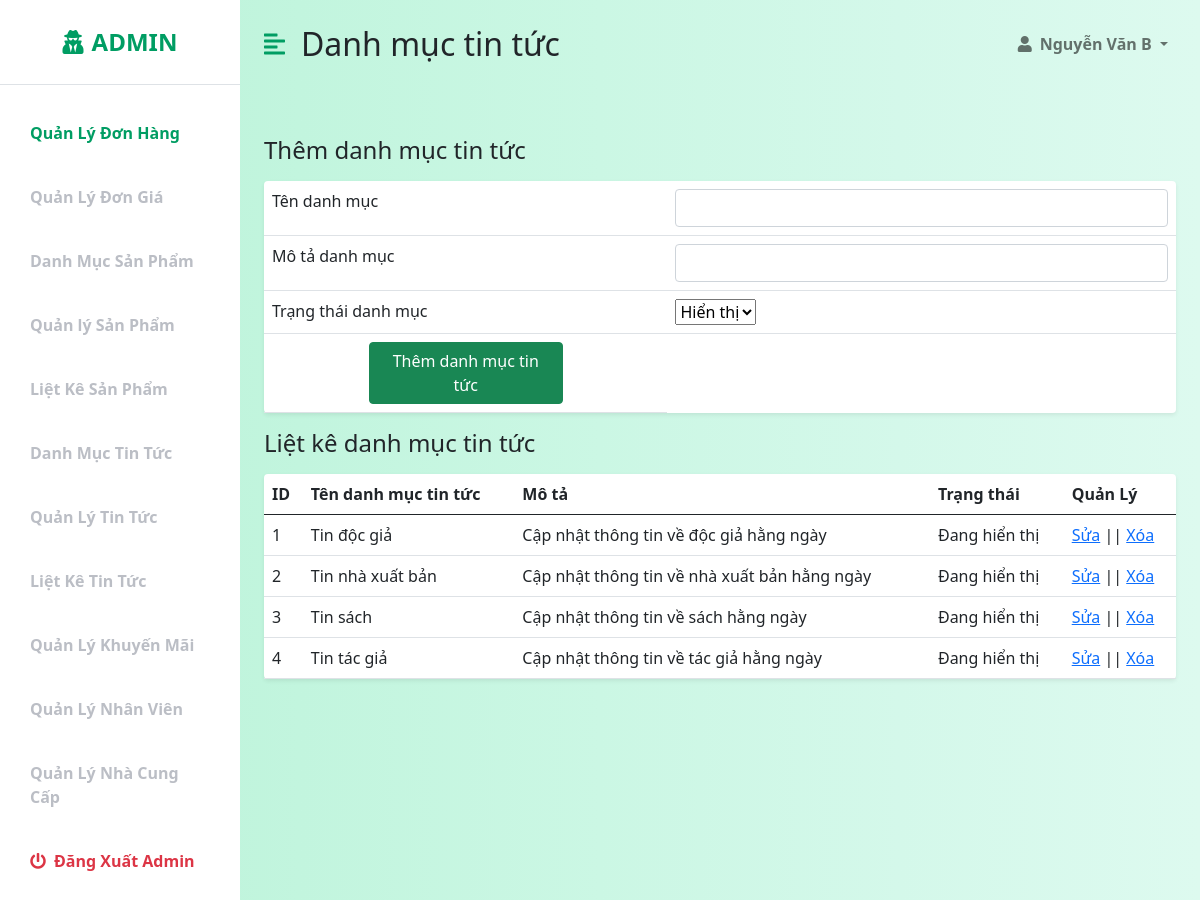
The app's page /admin/postadd.php (signed in) with its own data.
### tables this page shows
CREATE TABLE `loaitintuc` (
  `id_loaitintuc` int(11) UNSIGNED NOT NULL,
  `tenloaitt` varchar(150) NOT NULL,
  `mota` text NOT NULL,
  `status` int(11) NOT NULL
);

### lib/session.php (called while the page is built, shortened)
<?php
class Session{
 public static function get($key){
    if (isset($_SESSION[$key])) {
     return $_SESSION[$key];
    } else {
     return false;
    }
 }
}
?>

### lib/database.php (called while the page is built, shortened)
<?php
Class Database{
   public $host   = DB_HOST;
   public $user   = DB_USER;
   public $pass   = DB_PASS;
   public $dbname = DB_NAME;
   public $link;
private function connectDB(){
   $this->link = new mysqli($this->host, $this->user, $this->pass,
    $this->dbname);
 }
public function select($query){
  $result = $this->link->query($query) or
   die($this->link->error.__LINE__);
  if($result->num_rows > 0){
    return $result;
  } else {
    return false;
  }
 }
}

### classes/post.php (called while the page is built, shortened)
<?php
    $filepath = realpath(dirname(__FILE__));
    include_once ($filepath.'/../lib/database.php');
?>
<?php
    class post
    {
        private $db;
        public function __construct()
        {
            $this->db = new Database();
        }
        public function show_post()
        {
            $query = "SELECT * FROM loaitintuc ORDER BY id_loaitintuc DESC";
            $result = $this->db->select($query);
            return $result;
        }
    }
?>

### admin/postadd.php (the view, shortened to what this page needs)
<?php
include 'inc/header.php';
include 'inc/sidebar.php';
?>
<?php include '../classes/post.php';?>
<?php
$post = new post();
?>
 <div id="page-content-wrapper">
            <nav class="navbar navbar-expand-lg navbar-light bg-transparent py-4 px-4">
                <div class="d-flex align-items-center">
                    <i class="fas fa-align-left primary-text fs-4 me-3" id="menu-toggle"></i>
                    <h2 class="fs-2 m-0">Danh mục tin tức</h2>
                </div>
                <div class="collapse navbar-collapse" id="navbarSupportedContent">
                    <ul class="navbar-nav ms-auto mb-2 mb-lg-0">
                        <li class="nav-item dropdown">
                            <a class="nav-link dropdown-toggle second-text fw-bold" href="#" id="navbarDropdown"
                                role="button" data-bs-toggle="dropdown" aria-expanded="false">
                                <i class="fas fa-user me-2"></i></i><?php echo Session::get('adminName')?>
                            </a>
                        </li>
                    </ul>
                </div>
            </nav>
            <div class="container-fluid px-4">
                <div class="row my-5">
                    <h3 class="fs-4 mb-3">Thêm danh mục tin tức</h3>
                    <div class="col">
                        <table class="table bg-white rounded shadow-sm table-hover">
                        <form  method="post" action="postadd.php">
                             <tbody>
                                <tr>
                                    <td>Tên danh mục</td>
                                    <td>
                                     <div class="input-group">
                                         <input type="text" class="form-control" aria-describedby="basic-addon1" name="catName">
                                     </div>
                                    </td>
                                </tr>
                                <tr>
                                    <td>Mô tả danh mục</td>
                                    <td>
                                     <div class="input-group">
                                         <input type="text" class="form-control" aria-describedby="basic-addon1" name="catDesc">
                                     </div>
                                    </td>
                                </tr>
                                <tr>
                                    <td>Trạng thái danh mục</td>
                                    <td>
                                     <div class="input-group">
                                         <select name="catStatus">
                                            <option value="0">Hiển thị</option>
                                         </select>
                                     </div>
                                    </td>
                                </tr>
                                <tr>
                                    <td><div class="d-grid gap-2 col-6 mx-auto"><button class="btn btn-success" type="submit" name="">Thêm danh mục tin tức</button></div></td>
                                </tr>
                             </tbody>
                            </form>
                        </table>
                    </div>
                    <h3 class="fs-4 mb-3">Liệt kê danh mục tin tức</h3>
                    <div class="col">
                        <table class="table bg-white rounded shadow-sm  table-hover">
                            <thead>
                                <tr>
                                    <th scope="col">ID</th>
                                    <th scope="col">Tên danh mục tin tức</th>
                                    <th scope="col">Mô tả</th>
                                    <th scope="col">Trạng thái</th>
                                    <th scope="col">Quản Lý</th>
                                </tr>
                            </thead>
                            <tbody>
                                <?php
                                    $show_cate = $post ->show_post();
                                    if($show_cate)
                                    {
                                        $i = 0;
                                        while($result = $show_cate->fetch_assoc()){
                                            $i++;
                                ?>
                                <tr>
                                    <td><?php echo $i; ?></td>
                                    <td><?php echo $result['tenloaitt']?></td>
                                    <td><?php echo $result['mota']?></td>
                                    <td>
                                        <?php
                                        if($result['status']=='0'){
                                            echo 'Đang hiển thị';
                                        }else{
                                            echo 'Đã ẩn';
                                        }
                                        ?>
                                    </td>
                                    <td><a href="postedit.php?id_loaitintuc=<?php echo $result['id_loaitintuc']?>">Sửa</a> ||
                                    <a onclick = "return confirm('Bạn có muốn xóa danh mục tin tức này ?')" href="?delid=<?php echo $result['id_loaitintuc']?>">Xóa</a></td>
                                </tr>
                                <?php
                                        }
                                    }
                                ?>
                            </tbody>
                </div>
            </div>
        </div>
    </div>

### admin/css/style2.css (style rules this page uses)
:root { --main-bg-color: #009d63; --main-text-color: #009d63; --second-text-color: #bbbec5; --second-bg-color: #c1efde; }
.primary-text { color: var(--main-text-color); }
.second-text { color: var(--second-text-color); }
#page-content-wrapper { min-width: 100vw; }
#menu-toggle { cursor: pointer; }
@media (min-width: 768px) { #page-content-wrapper { min-width: 0; width: 100%; } }

### records on screen
loaitintuc: tenloaitt "Tin độc giả", mota "Cập nhật thông tin về độc giả hằng ngày", status "Đang hiển thị"
loaitintuc: tenloaitt "Tin nhà xuất bản", mota "Cập nhật thông tin về nhà xuất bản hằng ngày", status "Đang hiển thị"
loaitintuc: tenloaitt "Tin sách", mota "Cập nhật thông tin về sách hằng ngày", status "Đang hiển thị"
loaitintuc: tenloaitt "Tin tác giả", mota "Cập nhật thông tin về tác giả hằng ngày", status "Đang hiển thị"

### other values on screen
Session::get('adminName') "Nguyễn Văn B"
